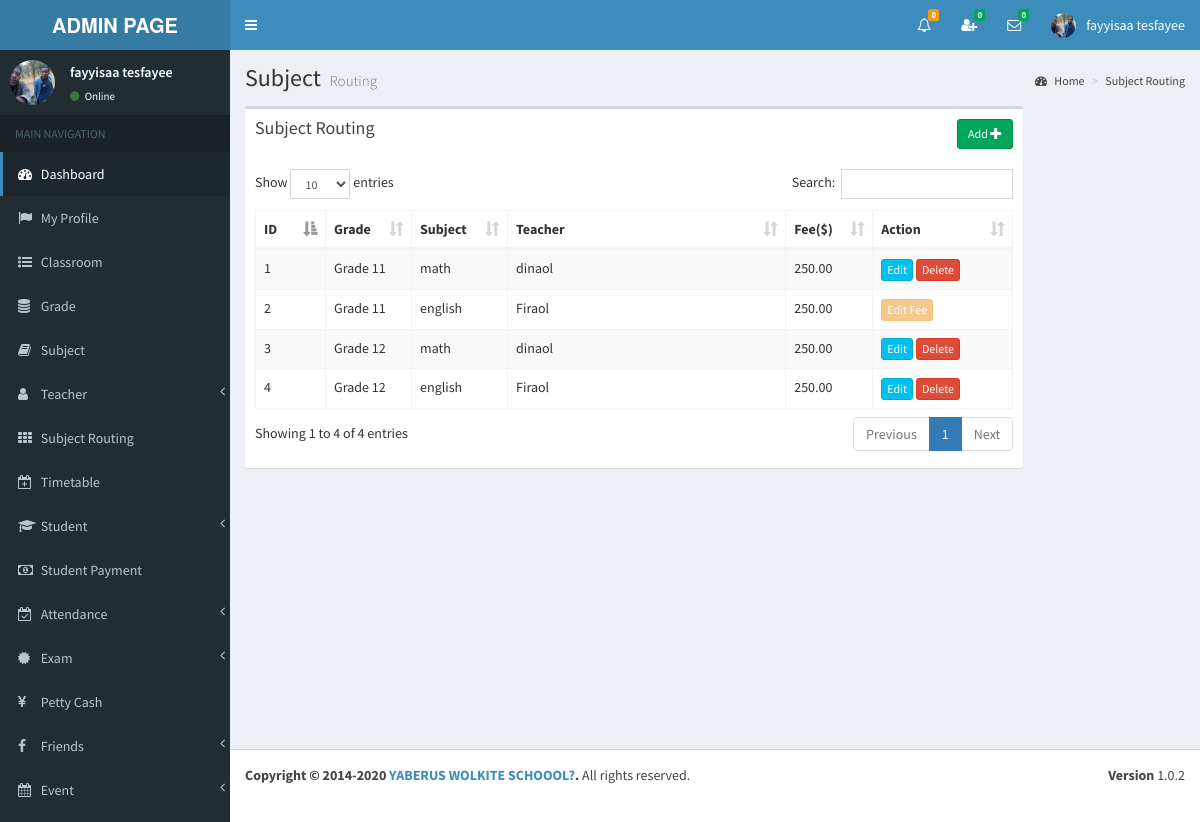
Screenshot of /view/subject_routing.php (signed in) with the database file from the repository.
### tables this page shows
CREATE TABLE `subject_routing` (
  `id` int(11) NOT NULL,
  `grade_id` int(11) NOT NULL,
  `subject_id` int(11) NOT NULL,
  `teacher_id` int(11) NOT NULL,
  `fee` double(11,2) NOT NULL
);

CREATE TABLE `grade` (
  `id` int(11) NOT NULL,
  `name` varchar(255) NOT NULL,
  `admission_fee` double(11,2) NOT NULL,
  `hall_charge` int(11) NOT NULL
);

CREATE TABLE `subject` (
  `id` int(11) NOT NULL,
  `name` varchar(255) NOT NULL
);

CREATE TABLE `teacher` (
  `id` int(11) NOT NULL,
  `full_name` varchar(255) NOT NULL,
  `i_name` varchar(255) NOT NULL,
  `gender` varchar(255) NOT NULL,
  `address` varchar(255) NOT NULL,
  `phone` varchar(255) NOT NULL,
  `email` varchar(255) NOT NULL,
  `image_name` varchar(255) NOT NULL,
  `index_number` bigint(11) NOT NULL,
  `reg_date` date NOT NULL
);

### view/subject_routing.php (the view, shortened to what this page needs)
<?php include_once('head.php'); ?>
<?php include_once('header_admin.php'); ?>
<?php include_once('sidebar.php'); ?>
<div class="content-wrapper">
    <section class="content-header">
    	<h1>
        	Subject
            <small>Routing</small>
        </h1>
        <ol class="breadcrumb">
        	<li><a href="#"><i class="fa fa-dashboard"></i> Home</a></li>
            <li><a href="#">Subject Routing</a></li>
        </ol>
	</section>
	<section class="content" >
    	<div class="row" id="table1">
        	<div class="col-md-10">
            	<div class="box">
                	<div class="box-header">
                 		<a href="#modalInsertform" onClick="" class="btn btn-success btn-sm pull-right" data-id="<?php echo $row["id"]; ?>" data-toggle="modal">Add <span class="glyphicon glyphicon-plus"></span></a>
                  		<h3 class="box-title">Subject Routing</h3>
                	</div>
                	<div class="box-body table-responsive">
                		<table id="example1" class="table table-bordered table-striped">
                            <thead>
                                <th class="col-md-1">ID</th>
                                <th class="col-md-1">Grade</th>
                                <th class="col-md-1">Subject</th>
                                <th class="col-md-4">Teacher</th>
                                <th class="col-md-1">Fee($)</th>
                                <th class="col-md-2">Action</th>
                            </thead>
                        	<tbody>
<?php
include_once('../controller/config.php');
$sql="select subject_routing.id as sr_id,subject_routing.fee as s_fee,grade.name as g_name,subject.name as s_name,teacher.i_name as t_name
	  from subject_routing
      inner join grade
      on subject_routing.grade_id=grade.id
      inner join subject
      on subject_routing.subject_id=subject.id
      inner join teacher
      on subject_routing.teacher_id=teacher.id";
$result=mysqli_query($conn,$sql);
$count = 0;
if(mysqli_num_rows($result) > 0) {
	while($row=mysqli_fetch_assoc($result)){
		$count++;
		$sr_id=$row['sr_id'];
?>
                                <tr>
                                    <td><?php echo $count; ?></td>
               <td id="td1_<?php echo $row['sr_id']; ?>"><?php echo $row['g_name']; ?></td>
               <td id="td2_<?php echo $row['sr_id']; ?>"><?php echo $row['s_name']; ?></td>
               <td id="td3_<?php echo $row['sr_id']; ?>"><?php echo $row['t_name']; ?></td>
               <td id="td4_<?php echo $count; ?>"><?php echo $row['s_fee']; ?></td>
                                    <td id="action_<?php echo $count; ?>">
<?php
$sql1="SELECT * FROM student_subject WHERE sr_id='$sr_id'";
$result1=mysqli_query($conn,$sql1);
if(mysqli_num_rows($result1) > 0) {
	echo '<a href="#" id="edit1_sfee_'.$count.'" onClick="editSubjectFee(this)" class="btn btn-warning btn-xs cant-edit" data-id="'.$sr_id.','.$count.','.$row["s_fee"].'" >Edit Fee</a>';
}else{
	echo '<a href="#modalUpdateform" id="edit_sfee_'.$count.'" onClick="showModal(this)" class="btn btn-info btn-xs" data-id="'.$sr_id.','.$count.'" data-toggle="modal">Edit</a>';
	echo ' <a href="#" class="confirm-delete btn btn-danger btn-xs" id="delete_sfee_'.$count.'" data-id="'.$sr_id.'">Delete</a>';
}
?>
                               		</td>
                            	</tr>
<?php } } ?>
                        	</tbody>
                    	</table>
                	</div>
            	</div>
        	</div>
    	</div>
	</section>
</div>
<?php include_once('footer.php');?>

### view/head.php (shortened to what this page needs)
<!DOCTYPE html>
<html>
<head>
  <link rel="stylesheet" href="../bootstrap/css/bootstrap.min.css">
  <link rel="stylesheet" href="https://cdnjs.cloudflare.com/ajax/libs/font-awesome/4.5.0/css/font-awesome.min.css">
  <link rel="stylesheet" href="https://cdnjs.cloudflare.com/ajax/libs/ionicons/2.0.1/css/ionicons.min.css">
  <link rel="stylesheet" href="../dist/css/AdminLTE.min.css">
  <link rel="stylesheet" href="../dist/css/skins/_all-skins.min.css">
  <link rel="stylesheet" href="../plugins/iCheck/flat/blue.css">
  <link rel="stylesheet" href="../plugins/colorpicker/bootstrap-colorpicker.min.css">
  <link rel="stylesheet" href="../plugins/jvectormap/jquery-jvectormap-1.2.2.css">
  <link rel="stylesheet" href="../plugins/datepicker/datepicker3.css">
  <link rel="stylesheet" href="../plugins/daterangepicker/daterangepicker-bs3.css">
  <link rel="stylesheet" href="../plugins/bootstrap-wysihtml5/bootstrap3-wysihtml5.min.css">
    <link rel="stylesheet" href="../plugins/datatables/dataTables.bootstrap.css">
</head>

### view/header_admin.php (shortened to what this page needs)
<body class="hold-transition skin-blue sidebar-mini" >
<div class="wrapper">
  <header class="main-header" >
    <a href="" class="logo">
      <span class="logo-lg"><strong>ADMIN PAGE</strong></span>
    </a>
    <nav class="navbar navbar-static-top">
		<a href="#" class="sidebar-toggle" data-toggle="offcanvas" role="button">
       	</a>
		<div class="navbar-custom-menu">
			<ul class="nav navbar-nav">
              <li class="dropdown notifications-menu">
                <a href="#" class="dropdown-toggle" data-toggle="dropdown">
                  <i class="fa fa-bell-o"></i>
<?php
include_once('../controller/config.php');
$my_type=$_SESSION["type"];
if($my_type == 'Admin'){
	$sql1="SELECT COUNT(id) FROM main_notifications WHERE _isread='0'";
	$result1=mysqli_query($conn,$sql1);
	$row1=mysqli_fetch_assoc($result1);
	$notfi_count=$row1['COUNT(id)'];
?>
                  <span class="label label-warning"><?php echo $notfi_count; ?></span>
                </a>
              </li>
<?php }  ?>
<?php
include_once('../controller/config.php');
$my_index=$_SESSION["index_number"];
$my_type=$_SESSION["type"];
$sql="SELECT count(id)
      FROM my_friends
      WHERE my_index='$my_index' AND _status='Pending' AND _isread='0'";
$result=mysqli_query($conn,$sql);
$row=mysqli_fetch_assoc($result);
$unread_count=$row['count(id)'];
?>
              <li class="dropdown messages-menu"  id="friend_request">
              	<a href="#" class="dropdown-toggle" data-toggle="dropdown" onClick="showFriendRequest('<?php echo $my_index; ?>','<?php echo $my_type; ?>')">
                  <i class="fa fa-user-plus"></i>
                  <span class="label label-success"><?php echo $unread_count; ?></span>
                </a>
              </li>
<?php
include_once('../controller/config.php');
$my_index=$_SESSION["index_number"];
$unread_msg_count=0;
$sql="SELECT * FROM my_friends WHERE my_index='$my_index'";
$result=mysqli_query($conn,$sql);
while($row=mysqli_fetch_assoc($result)){
	$friend_index=$row['friend_index'];
	$sql1="SELECT count(id)
		  FROM online_chat
		  WHERE user_index='$friend_index' AND _isread='0'";
	$result1=mysqli_query($conn,$sql1);
	$row1=mysqli_fetch_assoc($result1);
	$unread_msg_count+=$row1['count(id)'];
}
?>
              <li class="dropdown messages-menu" id="unread_msg">
                <a href="#" class="dropdown-toggle" data-toggle="dropdown" >
                  <i class="fa fa-envelope-o"></i>
                  <span class="label label-success"><?php echo $unread_msg_count; ?></span>
                </a>
<?php
include_once('../controller/config.php');
$index=$_SESSION["index_number"];
$type=$_SESSION["type"];
$time='';
$file_path='';
	$sql="SELECT
           DISTINCT conversation_id,friend_index
           FROM
              my_friends
           WHERE
              	my_index='$index'
           ORDER BY
              conversation_id";
	$result=mysqli_query($conn,$sql);
	while($row=mysqli_fetch_assoc($result)){
		$conversation_id=$row['conversation_id'];
		$friend_index=$row['friend_index'];
		$sql3="SELECT * FROM my_friends WHERE conversation_id='$conversation_id' and friend_index='$friend_index'";
		$result3=mysqli_query($conn,$sql3);
		$row3=mysqli_fetch_assoc($result3);
		$friend_type=$row3['friend_type'];
		if($friend_type == "Admin"){
			$sql1="SELECT * FROM admin WHERE index_number='$friend_index'";
			$result1=mysqli_query($conn,$sql1);
			$row1=mysqli_fetch_assoc($result1);
			$friend_name=$row1['i_name'];
			$friend_image=$row1['image_name'];
		}
		if($friend_type == "Teacher"){
			$sql1="SELECT * FROM teacher WHERE index_number='$friend_index'";
			$result1=mysqli_query($conn,$sql1);
			$row1=mysqli_fetch_assoc($result1);
			$friend_name=$row1['i_name'];
			$friend_image=$row1['image_name'];
		}
		if($friend_type == "Student"){
			$sql1="SELECT * FROM student WHERE index_number='$friend_index'";
			$result1=mysqli_query($conn,$sql1);
			$row1=mysqli_fetch_assoc($result1);
			$friend_name=$row1['i_name'];
			$friend_image=$row1['image_name'];
		}
		$sql2="SELECT * FROM online_chat WHERE conversation_id='$conversation_id' ORDER BY id DESC LIMIT 1";
		$result2=mysqli_query($conn,$sql2);
		while($row2=mysqli_fetch_assoc($result2)){
			$last_msg=$row2['msg'];
			$msg_time=$row2['time'];
			$datetime1 = new DateTime($msg_time);
			$datetime2 = new DateTime();
			$interval = $datetime1->diff($datetime2);
			$year = $interval->format('%y y ');
			$month = $interval->format('%m m ');
			$days = $interval->format('%a d');
			$hours = $interval->format('%h h');
			$minutes = $interval->format('%i mins');
			$seconds = $interval->format('%s sec');
			if($year>0){
				$time=$year;
			}else if($month>0){
				$time=$month;
			}else if($days>0){
				$time=$days;
			}else if($hours>0){
				$time=$hours;
			}else if($minutes>0){
				$time=$minutes;
			}else{
				$time=$seconds;
			}
			if($type=="Admin"){
				$file_path="my_friends.php?do=showChatBox&my_index=$index&conversation_id=$conversation_id&friend_index=$friend_index&my_type=$type";
			}
			if($type=="Teacher"){
				$file_path="my_friends2.php?do=showChatBox&my_index=$index&conversation_id=$conversation_id&friend_index=$friend_index&my_type=$type";
			}
			if($type=="Student"){
				$file_path="my_friends1.php?do=showChatBox&my_index=$index&conversation_id=$conversation_id&friend_index=$friend_index&my_type=$type";
			}
?>
                      <li>
                        <a href="<?php echo $file_path; ?>" onClick="msgRead('<?php echo $index; ?>','<?php echo $conversation_id; ?>','<?php echo $friend_index; ?>','<?php echo $type; ?>')">
                          <div class="pull-left">
                            <img src="../<?php echo $friend_image; ?>" class="img-circle" alt="User Image">
                          </div>
                          <h4>
                            <?php echo $friend_name; ?>
                            <small><i class="fa fa-clock-o"></i> <?php echo $time; ?></small>
                          </h4>
                          <p><?php echo $last_msg; ?></p>
                        </a>
                      </li>
 <?php } } ?>
              </li>
<?php
include_once('../controller/config.php');
if($type=="Admin"){
	$sql="SELECT * FROM admin where index_number='$index'";
	$result=mysqli_query($conn,$sql);
	$row=mysqli_fetch_assoc($result);
}
?>
            	<li class="dropdown user user-menu">
                    <a href="#" class="dropdown-toggle" data-toggle="dropdown">
                      <img src="../<?php echo $row['image_name']; ?>" class="user-image" alt="User Image">
                      <span class="hidden-xs"><?php echo $row['i_name']; ?></span>
                    </a>
              </li>
            </ul>
        </div>
	</nav>
  </header>

### view/sidebar.php (shortened to what this page needs)
  <aside class="main-sidebar">
    <section class="sidebar">
<?php
include_once('../controller/config.php');
$index=$_SESSION["index_number"];
$sql="SELECT * FROM admin WHERE index_number='$index'";
$result=mysqli_query($conn,$sql);
$row=mysqli_fetch_assoc($result);
$name=$row['i_name'];
$image=$row['image_name'];
?>
      <div class="user-panel">
      	<div class="pull-left image">
        	<img src="../<?php echo $image; ?>" class="img-circle" alt="User Image">
        </div>
        <div class="pull-left info">
        	<p><?php echo $name; ?></p>
            <a href="#"><i class="fa fa-circle text-success"></i> Online</a>
        </div>
      </div>
      <ul class="sidebar-menu">
        <li class="header">MAIN NAVIGATION</li>
        <li class="active treeview">
          <a href="dashboard.php">
            <i class="fa fa-dashboard"></i> <span>Dashboard</span>
          </a>
        </li>
         <li>
          <a href="admin_profile.php">
            <i class="fa fa-flag"></i> <span>My Profile</span>
          </a>
        </li>
        <li>
          <a href="class_room.php">
            <i class="fa fa-list-ul"></i> <span>Classroom</span>
          </a>
        </li>
        <li>
          <a href="grade.php">
            <i class="fa fa-database"></i> <span>Grade</span>
          </a>
        </li>
        <li>
          <a href="subject.php">
            <i class="fa fa-book"></i> <span>Subject</span>
          </a>
        </li>
        <li class="treeview">
          <a href="#">
            <i class="fa fa-user" aria-hidden="true"></i>
            <span>Teacher</span>
            <span class="pull-right-container">
              <i class="fa fa-angle-left pull-right"></i>
            </span>
          </a>
        </li>
        <li>
          <a href="subject_routing.php">
            <i class="fa fa-th"></i> <span>Subject Routing</span>
          </a>
        </li>
        <li>
          <a href="timetable.php">
            <i class="fa fa-calendar-plus-o"></i> <span>Timetable</span>
          </a>
        </li>
        <li class="treeview">
          <a href="#">
            <i class="fa fa-graduation-cap"></i>
            <span>Student</span>
            <span class="pull-right-container">
              <i class="fa fa-angle-left pull-right"></i>
            </span>
          </a>
        </li>
        <li>
          <a href="student_payment.php">
            <i class="fa fa-money"></i> <span>Student Payment</span>
          </a>
        </li>
         <li class="treeview">
          <a href="#">
            <i class="fa fa-calendar-check-o"></i>
            <span>Attendance</span>
            <span class="pull-right-container">
              <i class="fa fa-angle-left pull-right"></i>
            </span>
          </a>
        </li>
        <li class="treeview">
          <a href="#">
            <i class="fa fa-certificate"></i>
            <span>Exam</span>
            <span class="pull-right-container">
              <i class="fa fa-angle-left pull-right"></i>
            </span>
          </a>
        </li>
        <li>
          <a href="petty_cash.php">
            <i class="fa fa-yen"></i> <span>Petty Cash</span>
          </a>
        </li>
        <li class="treeview">
          <a href="#">
            <i class="fa fa-facebook"></i>
            <span>Friends</span>
            <span class="pull-right-container">
              <i class="fa fa-angle-left pull-right"></i>
            </span>
          </a>
        </li>
        <li class="treeview">
          <a href="#">
            <i class="fa fa-calendar"></i>
            <span>Event</span>
            <span class="pull-right-container">
              <i class="fa fa-angle-left pull-right"></i>
            </span>
          </a>
        </li>
      </ul>
    </section>
  </aside>

### view/footer.php
	<footer class="main-footer">
        <div class="pull-right hidden-xs">
          <b>Version</b> 1.0.2
        </div>
        <strong>Copyright &copy; 2014-2020 <a href="">YABERUS WOLKITE SCHOOOL?</a>.</strong> All rights reserved.
     </footer>
  </body>
</html>

### rows the page displays
subject_routing: grade.name "Grade 11", subject.name "math", teacher.i_name "dinaol", fee "250.00"
subject_routing: grade.name "Grade 11", subject.name "english", teacher.i_name "Firaol", fee "250.00"
subject_routing: grade.name "Grade 12", subject.name "math", teacher.i_name "dinaol", fee "250.00"
subject_routing: grade.name "Grade 12", subject.name "english", teacher.i_name "Firaol", fee "250.00"

### other values shown
$notfi_count "0"
$unread_count "0"
$unread_msg_count "0"
$row['i_name'] "fayyisaa tesfayee"
$name "fayyisaa tesfayee"
